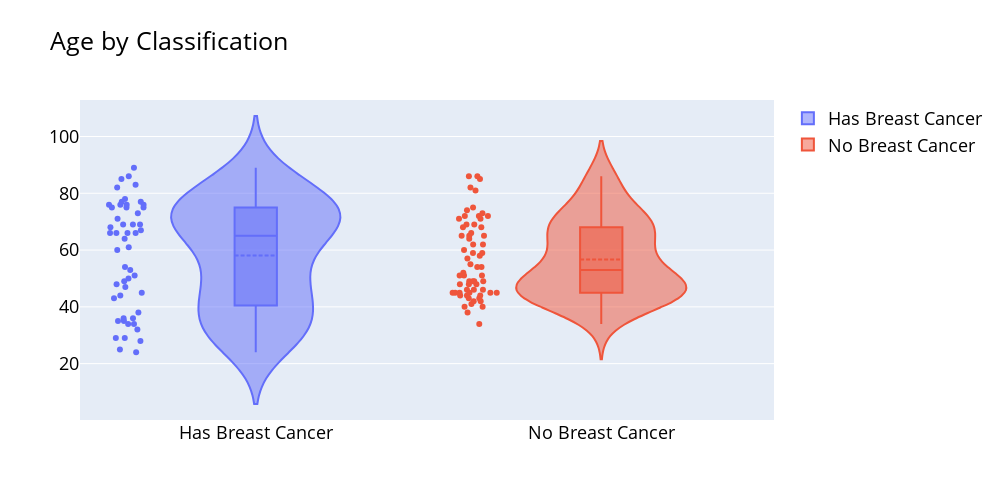
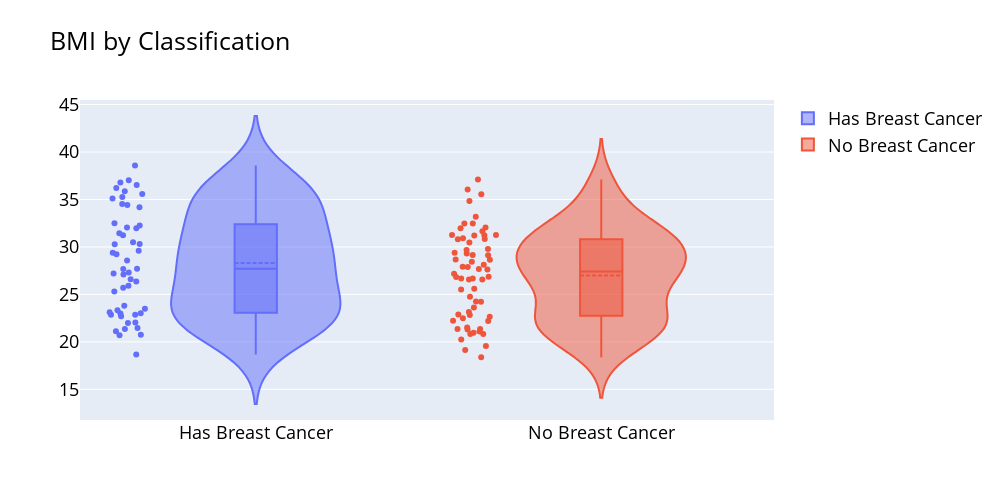
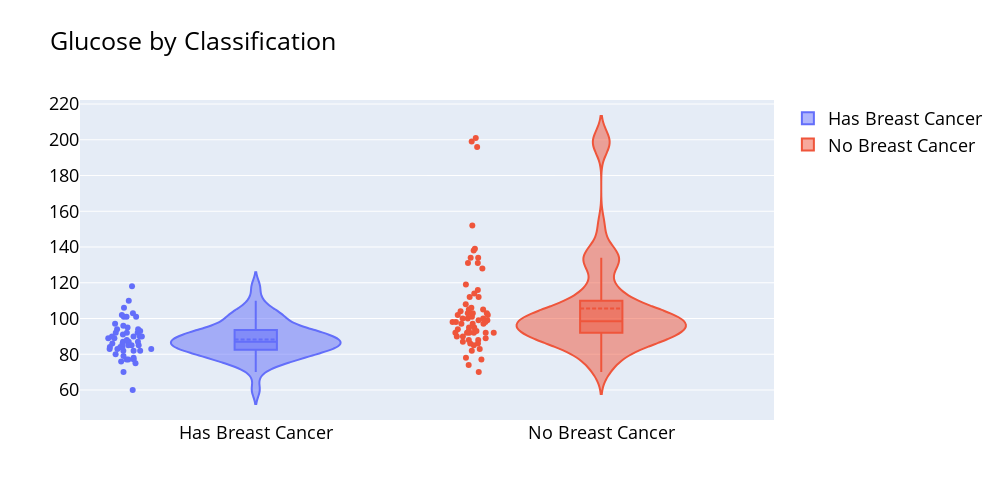
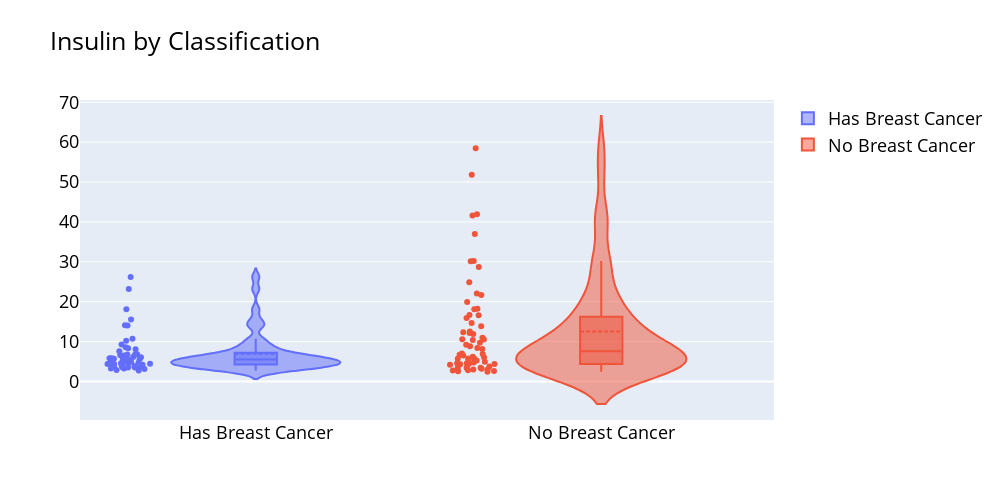

Write notebook code for charts like these, in order.
### Code cell
## Box plots for each variable, grouped by the "Classification" column.
import plotly.graph_objects as go

# We're labeling the classes 1 and 2 as "Has Breast Cancer" and "No Breast Cancer"
class_labels = {1: "Has Breast Cancer", 2: "No Breast Cancer"}

for column in columns:
    fig = go.Figure()
    for label in class_labels:
        fig.add_trace(go.Violin(
            y=df[df['Classification'] == label][column],
            name=class_labels[label],
            box_visible=True,
            meanline_visible=True,
            points='all'
        ))
    fig.update_layout(
        title=f'{column} by Classification',
        autosize=False,
        width=1000,
        height=500,
        font=dict(size=18, color="black")
    )
    fig.show()

### Figure 1 — Plotly figure (JSON) as saved in the notebook; plotly's stock layout.template omitted (floating-point values rounded to 4 significant figures)
{"data": [{"box": {"visible": true}, "meanline": {"visible": true}, "name": "Has Breast Cancer", "points": "all", "type": "violin", "y": [48, 83, 82, 68, 86, 49, 89, 76, 73, 75, 34, 29, 25, 24, 38, 44, 47, 61, 64, 32, 36, 34, 29, 35, 54, 45, 50, 66, 35, 36, 66, 53, 28, 43, 51, 67, 66, 69, 60, 77, 76, 76, 75, 69, 71, 66, 75, 78, 69, 85, 76, 77]}, {"box": {"visible": true}, "meanline": {"visible": true}, "name": "No Breast Cancer", "points": "all", "type": "violin", "y": [45, 45, 49, 34, 42, 68, 51, 62, 38, 69, 49, 51, 59, 45, 54, 64, 46, 44, 45, 44, 51, 72, 46, 43, 55, 43, 86, 41, 59, 81, 48, 71, 42, 65, 48, 85, 48, 58, 40, 82, 52, 49, 60, 49, 44, 40, 71, 69, 74, 66, 65, 72, 57, 73, 45, 46, 68, 75, 54, 45, 62, 65, 72, 86]}], "layout": {"autosize": false, "font": {"color": "black", "size": 18}, "height": 500, "title": {"text": "Age by Classification"}, "width": 1000}}

### Figure 2 — Plotly figure (JSON) as saved in the notebook; plotly's stock layout.template omitted (floating-point values rounded to 4 significant figures)
{"data": [{"box": {"visible": true}, "meanline": {"visible": true}, "name": "Has Breast Cancer", "points": "all", "type": "violin", "y": [23.5, 20.69, 23.12, 21.37, 21.11, 22.85, 22.7, 23.8, 22.0, 23.0, 21.47, 23.01, 22.86, 18.67, 23.34, 20.76, 22.03, 32.04, 34.53, 36.51, 28.58, 31.98, 32.27, 30.28, 30.48, 37.04, 38.58, 31.45, 35.25, 34.17, 36.21, 36.79, 35.86, 34.42, 27.69, 29.61, 31.24, 35.09, 26.35, 35.59, 29.22, 27.2, 27.3, 32.5, 30.3, 27.7, 25.7, 25.3, 29.4, 26.6, 27.1, 25.9]}, {"box": {"visible": true}, "meanline": {"visible": true}, "name": "No Breast Cancer", "points": "all", "type": "violin", "y": [21.3, 20.83, 20.96, 24.24, 21.36, 21.08, 19.13, 22.66, 22.5, 21.51, 21.37, 22.89, 22.83, 23.14, 24.22, 22.22, 20.83, 19.56, 20.26, 24.74, 18.37, 23.62, 22.21, 26.56, 31.98, 31.25, 26.67, 26.67, 28.67, 31.64, 32.46, 25.51, 29.3, 29.67, 28.12, 27.69, 31.25, 29.15, 30.84, 31.22, 30.8, 32.46, 31.23, 29.78, 27.89, 27.64, 27.92, 28.44, 28.65, 26.56, 30.92, 29.14, 34.84, 37.11, 29.38, 33.18, 35.56, 30.48, 36.05, 26.85, 26.84, 32.05, 25.59, 27.18]}], "layout": {"autosize": false, "font": {"color": "black", "size": 18}, "height": 500, "title": {"text": "BMI by Classification"}, "width": 1000}}

### Figure 3 — Plotly figure (JSON) as saved in the notebook; plotly's stock layout.template omitted (floating-point values rounded to 4 significant figures)
{"data": [{"box": {"visible": true}, "meanline": {"visible": true}, "name": "Has Breast Cancer", "points": "all", "type": "violin", "y": [70, 92, 91, 77, 92, 92, 77, 118, 97, 83, 78, 82, 82, 88, 75, 86, 84, 85, 95, 87, 86, 87, 84, 84, 90, 83, 106, 90, 90, 80, 101, 101, 87, 89, 77, 79, 82, 101, 103, 76, 83, 94, 85, 93, 102, 90, 94, 60, 89, 96, 110, 85]}, {"box": {"visible": true}, "meanline": {"visible": true}, "name": "No Breast Cancer", "points": "all", "type": "violin", "y": [102, 74, 94, 92, 93, 102, 93, 92, 95, 112, 78, 103, 98, 116, 86, 98, 88, 114, 92, 106, 105, 105, 86, 101, 92, 103, 201, 97, 77, 100, 99, 112, 98, 85, 90, 196, 199, 139, 128, 100, 87, 134, 131, 70, 99, 103, 104, 108, 88, 89, 97, 83, 95, 134, 90, 92, 131, 152, 119, 92, 100, 97, 82, 138]}], "layout": {"autosize": false, "font": {"color": "black", "size": 18}, "height": 500, "title": {"text": "Glucose by Classification"}, "width": 1000}}

### Figure 4 — Plotly figure (JSON) as saved in the notebook; plotly's stock layout.template omitted (floating-point values rounded to 4 significant figures)
{"data": [{"box": {"visible": true}, "meanline": {"visible": true}, "name": "Has Breast Cancer", "points": "all", "type": "violin", "y": [2.707, 3.115, 4.498, 3.226, 3.549, 3.226, 4.69, 6.47, 3.35, 4.952, 3.469, 5.663, 4.09, 6.107, 5.782, 7.553, 2.869, 18.08, 4.427, 14.03, 4.345, 4.53, 5.81, 4.376, 5.537, 6.76, 6.703, 9.245, 6.817, 6.59, 15.53, 10.18, 8.576, 23.19, 3.855, 5.819, 4.181, 5.646, 5.138, 3.881, 5.376, 14.07, 5.197, 5.43, 8.34, 6.042, 8.079, 3.508, 10.7, 4.462, 26.21, 4.58]}, {"box": {"visible": true}, "meanline": {"visible": true}, "name": "No Breast Cancer", "points": "all", "type": "violin", "y": [13.85, 4.56, 12.3, 21.7, 2.999, 6.2, 4.364, 3.482, 5.261, 6.683, 2.64, 2.74, 6.862, 4.902, 3.73, 5.7, 3.42, 15.89, 3.44, 58.46, 6.03, 4.42, 36.94, 10.55, 16.64, 4.328, 41.61, 22.03, 3.188, 9.669, 28.68, 10.39, 4.172, 14.65, 2.54, 51.81, 12.16, 16.58, 41.89, 18.08, 30.21, 24.89, 30.13, 8.396, 9.208, 2.432, 18.2, 8.808, 3.012, 6.524, 10.49, 10.95, 12.55, 5.636, 4.713, 5.75, 8.15, 7.01, 11.91, 3.33, 4.53, 5.73, 2.82, 19.91]}], "layout": {"autosize": false, "font": {"color": "black", "size": 18}, "height": 500, "title": {"text": "Insulin by Classification"}, "width": 1000}}
